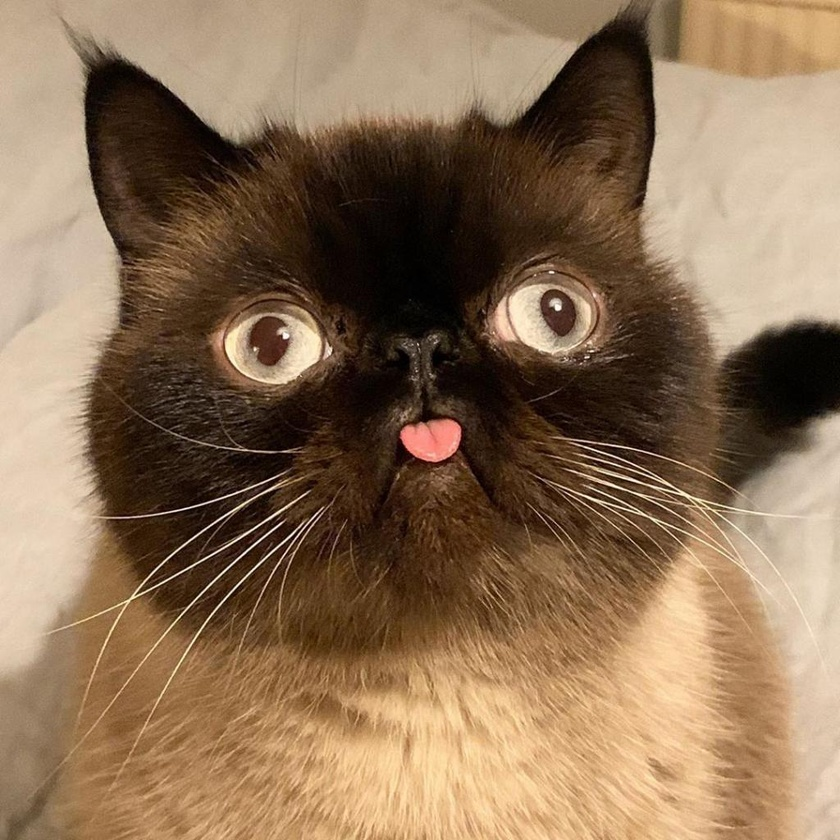
#> input picture Images/cat1000.jpg, 840 x 840 px, shrunk from 1024 x 1024 before the run
$ jupyter execute ImageProcessing7.ipynb
#> lines starting #> are read from the running program, lines starting #| are printed output that depends on the picture
[cell 1]
import skimage
import matplotlib.pyplot as plt
import numpy as np
from skimage import morphology
image = skimage.img_as_ubyte(skimage.color.rgb2gray(skimage.io.imread('Images/cat1000.jpg')))
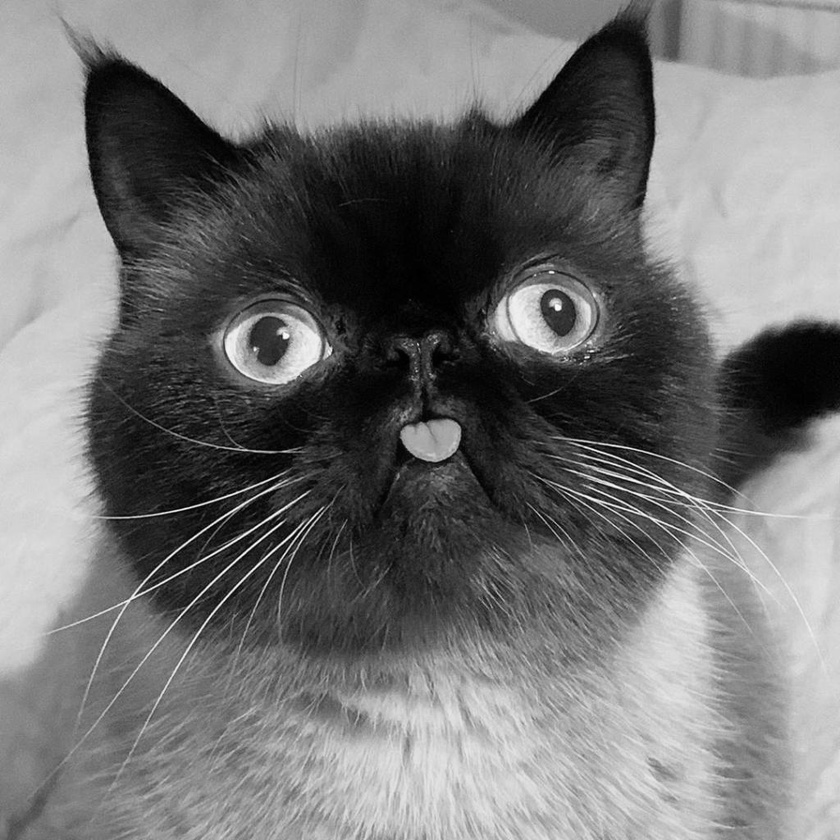
#> image: shape (840, 840); min 0, max 253, mean 116.3
plt.imshow(image)
plt.tight_layout()

[cell 2]
def opening(image, kernel):
    return morphology.dilation(morphology.erosion(image, kernel), kernel)
def closing(image, kernel):
    return morphology.erosion(morphology.dilation(image, kernel), kernel)
def top_hat_transform(image, kernel):
    return image - opening(image, kernel)
def morphological_gradient(image, kernel):
    return morphology.dilation(image, kernel) - morphology.erosion(image, kernel)

[cell 3]
kernels = [
    np.array([
        [0, 1, 0],
        [0, 1, 0],
        [0, 1, 0]
    ]),
    np.array([
        [0, 1, 1, 0],
        [0, 1, 1, 0],
        [0, 1, 1, 0]
    ]),
    np.array([
        [0, 1, 1, 1, 0],
        [0, 1, 1, 1, 0],
        [0, 1, 1, 1, 0]
    ]),
    np.array([
        [0, 0, 1, 0, 0],
        [0, 1, 1, 1, 0],
        [1, 1, 1, 1, 1],
        [0, 1, 1, 1, 0],
        [0, 0, 1, 0, 0]
    ]),
    np.ones((10, 10)),
    np.ones((15, 15))
]

[cell 4]
fig, axes = plt.subplots(nrows=len(kernels), ncols=2, figsize=(10, 4 * len(kernels)),
                         gridspec_kw={'width_ratios': [4, 1]})
for i, kernel in enumerate(kernels):
    axes[i][0].imshow(top_hat_transform(image, kernel))
    axes[i][1].imshow(kernel)
plt.tight_layout()
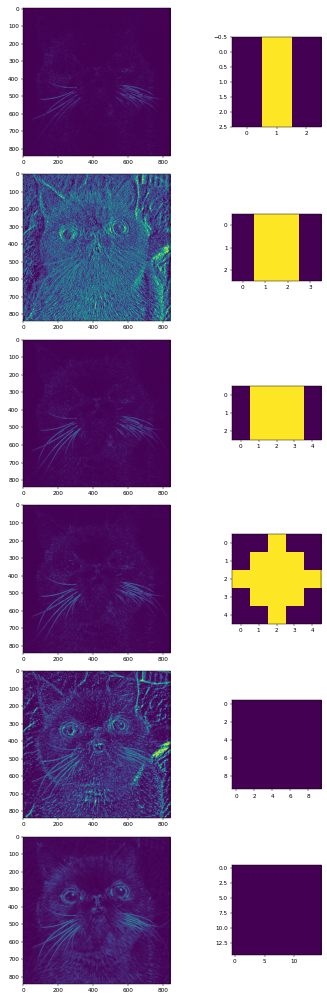
#> figure drawn by matplotlib, 12 panels

[cell 5]
fig, axes = plt.subplots(nrows=len(kernels), ncols=2, figsize=(10, 4 * len(kernels)),
                         gridspec_kw={'width_ratios': [4, 1]})
for i, kernel in enumerate(kernels):
    axes[i][0].imshow(morphological_gradient(image, kernel))
    axes[i][1].imshow(kernel)
plt.tight_layout()
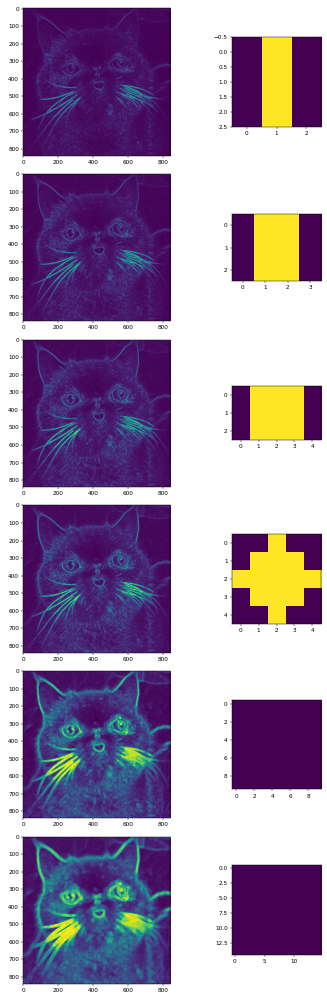
#> figure drawn by matplotlib, 12 panels

$ run again, with Images/BigKitty.jpg copied over Images/cat1000.jpg
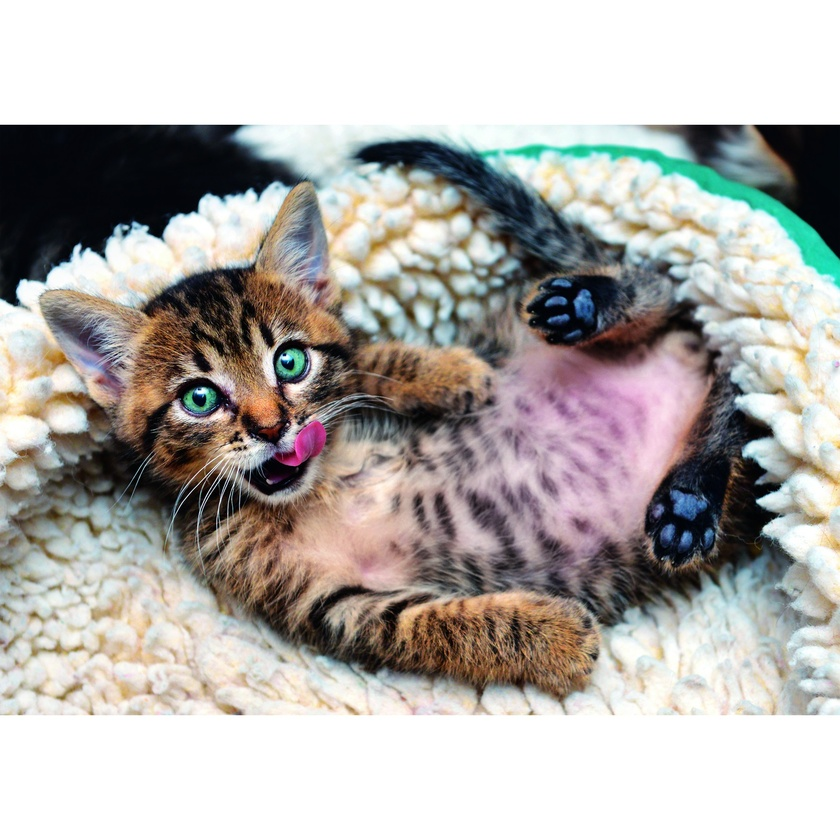
#> input picture Images/BigKitty.jpg, 840 x 840 px, shrunk from 2000 x 2000 before the run
#> `image = skimage.img_as_ubyte(skimage.color.rgb2gray(skimage.io.imread(..`:
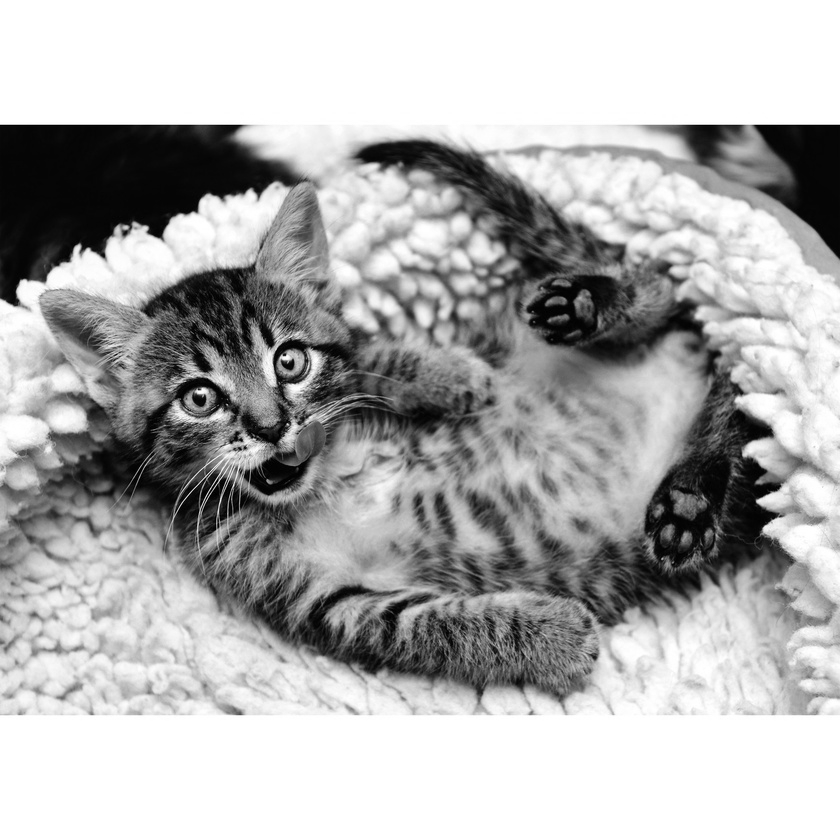
#> image: shape (840, 840); min 0, max 255, mean 175.1

$ run again, with Images/catcop.jpg copied over Images/cat1000.jpg
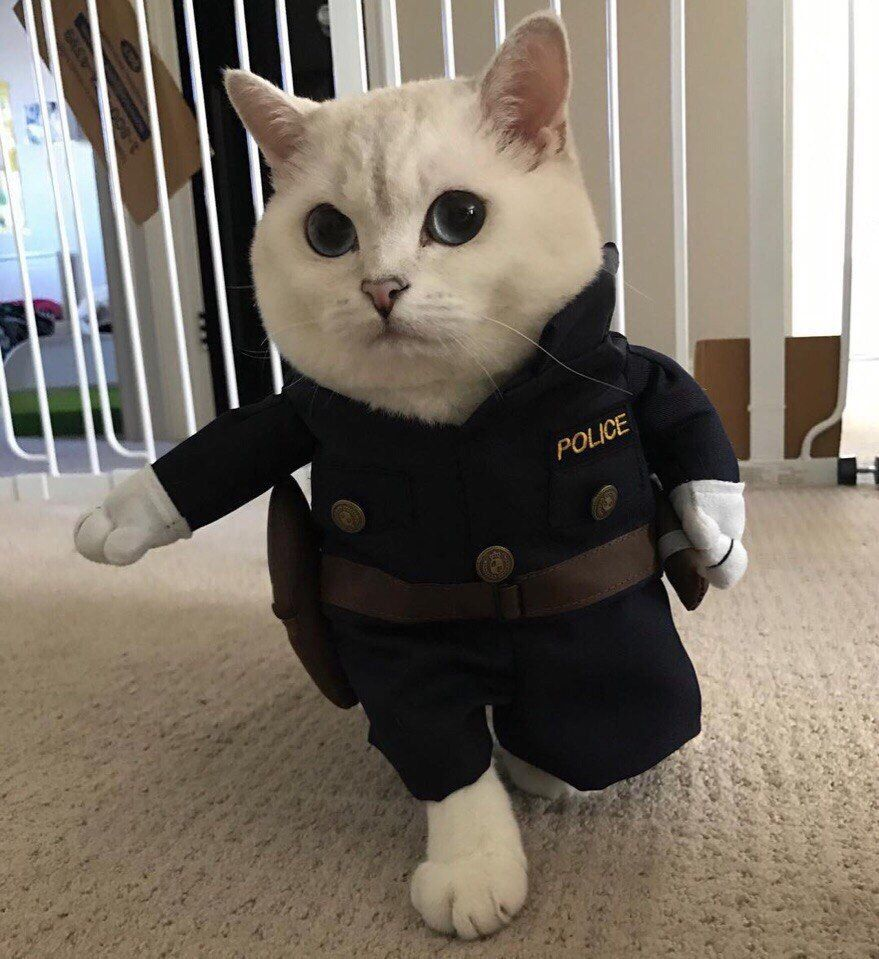
#> input picture Images/catcop.jpg, 879 x 959 px
#> `image = skimage.img_as_ubyte(skimage.color.rgb2gray(skimage.io.imread(..`:
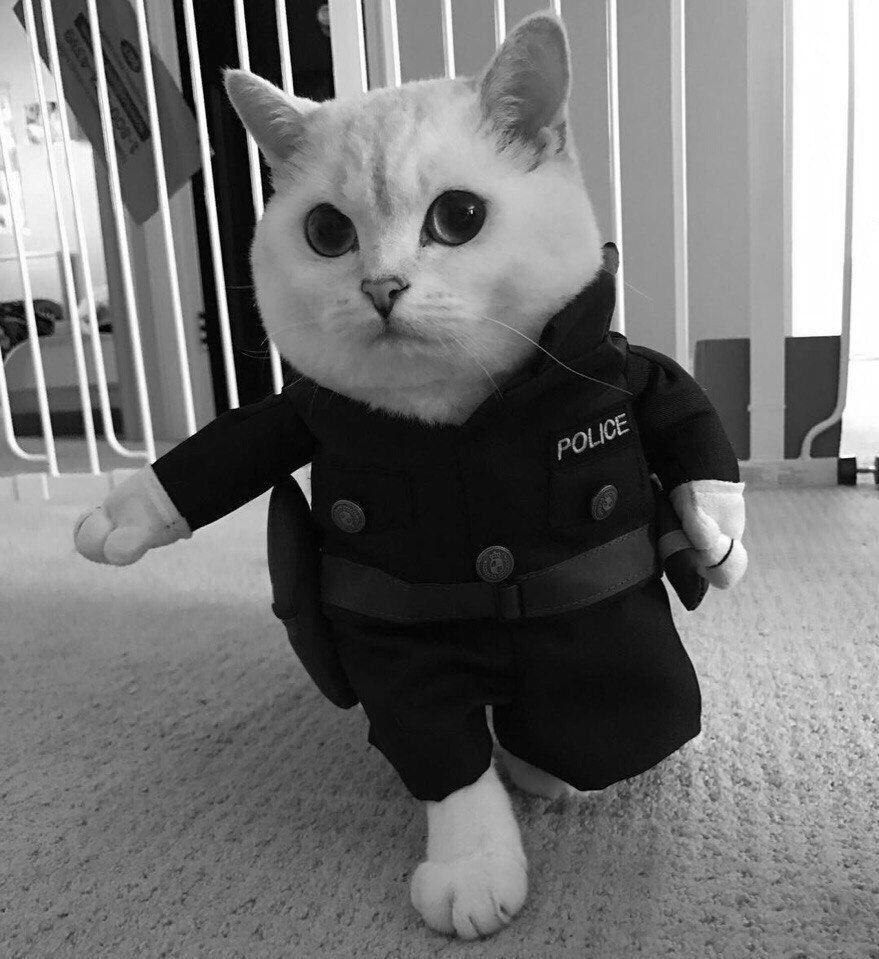
#> image: shape (959, 879); min 0, max 255, mean 114.7
